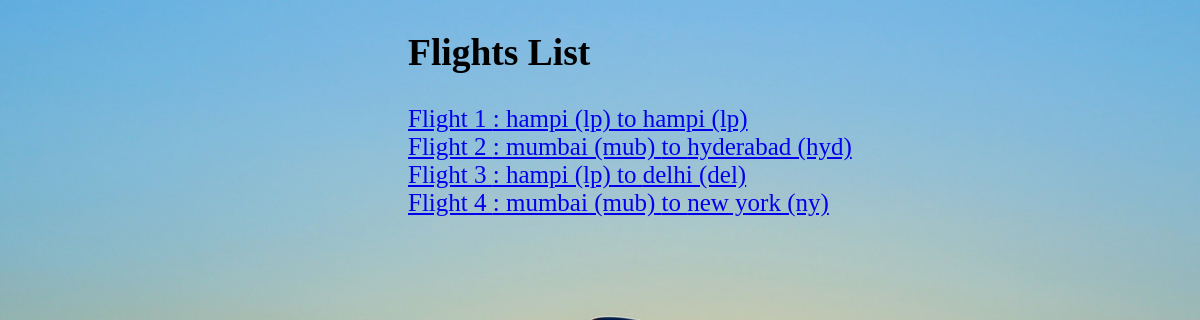
Before: /flights/ with the older database file.
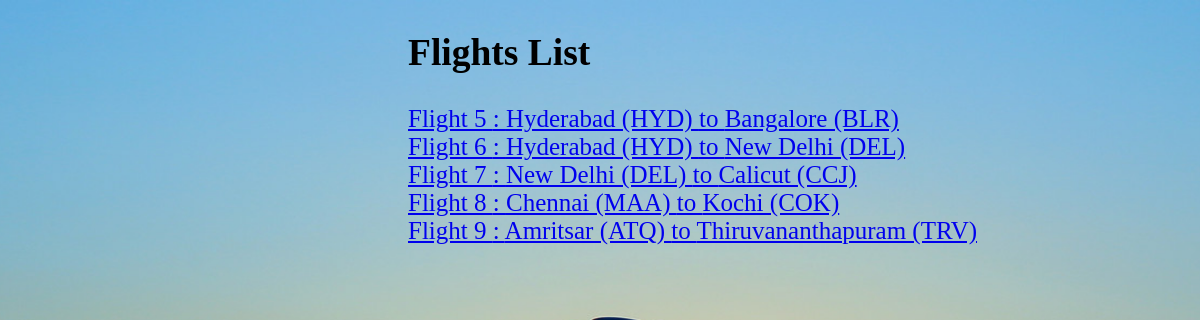
After: the same page with the newer database file.
### flights/models.py (models this page shows, shortened)
class Flight(models.Model):
    origin = models.ForeignKey(Airport, on_delete=models.CASCADE, related_name="departures")
    destination = models.ForeignKey(Airport, on_delete=models.CASCADE, related_name="arrivals")
    duration = models.IntegerField()

class Airport(models.Model):
    code = models.CharField(max_length=3)
    city = models.CharField(max_length=64)
    def __str__(self):
        return f"{self.city} ({self.code})"

### flights/views.py (the view)
# urls.py: path("",views.index,name="indx"),
def index(request):
    return render(request,"flights/index.html", {
        "flights":Flight.objects.all()
    })

### flights/templates/flights/index.html
{% extends "flights/layout.html" %}
{% block body %}
  <h2>Flights List</h2>
    {% for flight in flights %}
        <a href="{% url 'flight' flight.id %}">
          Flight {{ flight.id }} : {{ flight.origin }} to {{ flight.destination }}
        </a><br>
    {% endfor %}
{% endblock %}

Changed rows visible on the page:
removed Flight: id "1", origin "hampi (lp)", destination "hampi (lp)"
removed Flight: id "2", origin "mumbai (mub)", destination "hyderabad (hyd)"
removed Flight: id "3", origin "hampi (lp)", destination "delhi (del)"
removed Flight: id "4", origin "mumbai (mub)", destination "new york (ny)"
added Flight: id "5", origin "Hyderabad (HYD)", destination "Bangalore (BLR)"
added Flight: id "6", origin "Hyderabad (HYD)", destination "New Delhi (DEL)"
added Flight: id "7", origin "New Delhi (DEL)", destination "Calicut (CCJ)"
added Flight: id "8", origin "Chennai (MAA)", destination "Kochi (COK)"
added Flight: id "9", origin "Amritsar (ATQ)", destination "Thiruvananthapuram (TRV)"
